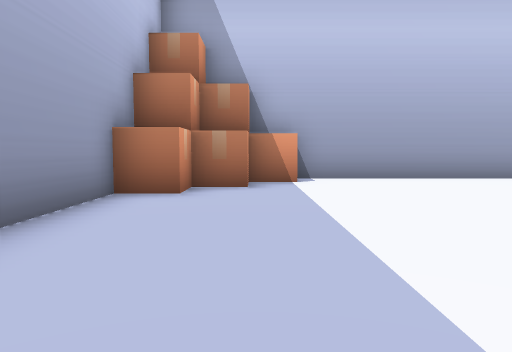
View 1 (above)

21 first-person views from a walk through a 3-D level made in the Unity game engine. The camera is 1.3 m above the floor, tilts 4° down and sees 70° across. Doors are open. The floor is counted in squares, 2 m on a side. Each view is taken from the middle of a square. On the plan, view 1 faces up. The plan holds only what a view shows up to about 11 squares ahead; the rest is blank. The place goes on beyond the plan. The player character is not drawn.

View 2
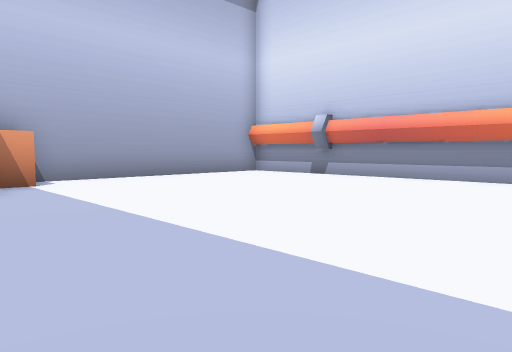

View 3
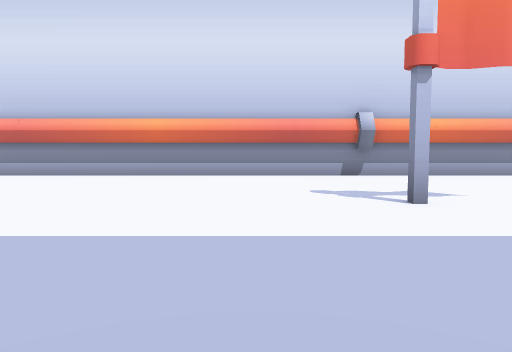

View 4
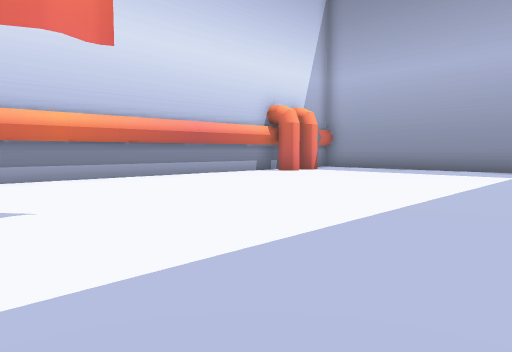

View 5
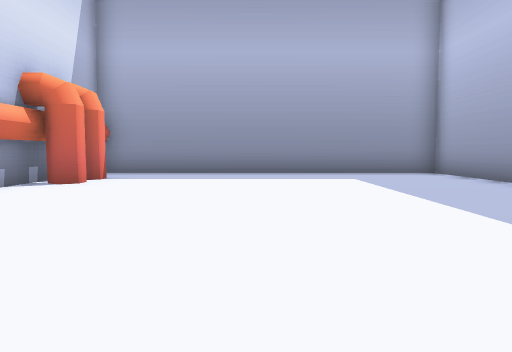

View 6
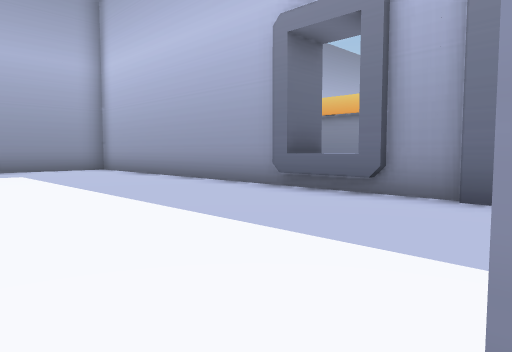

View 7
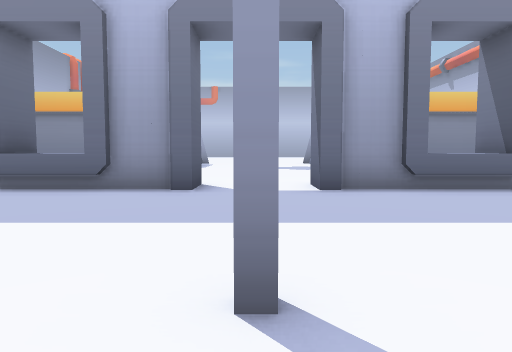

View 8
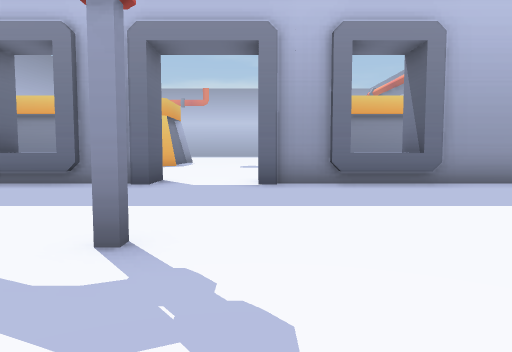

View 9
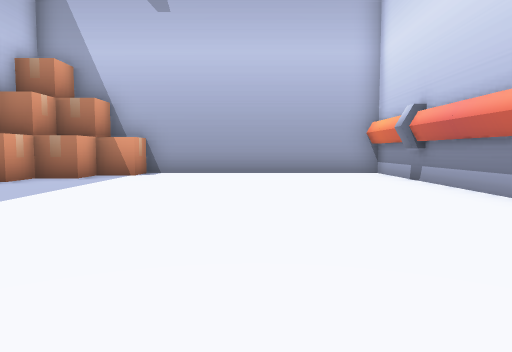

View 10
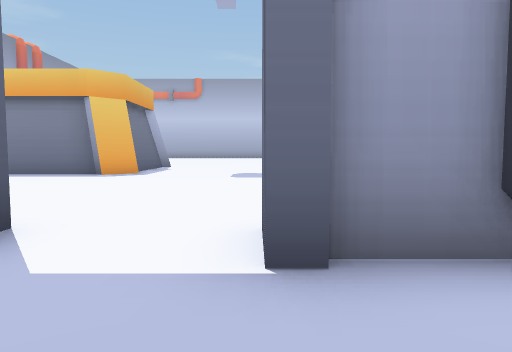

View 11
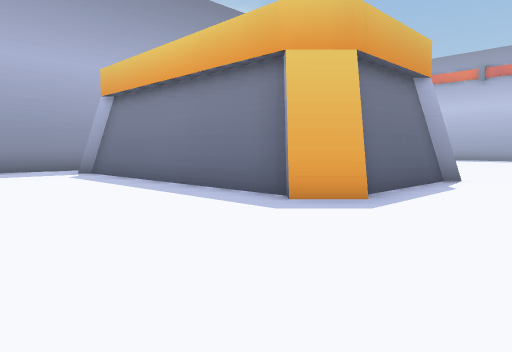

View 12
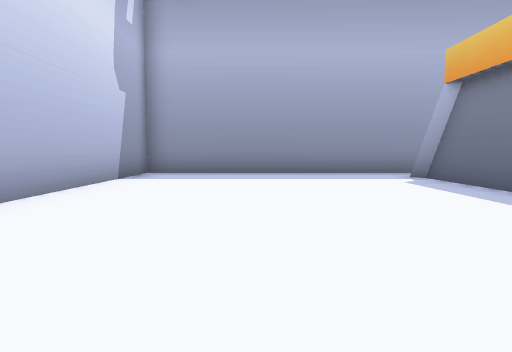

View 13
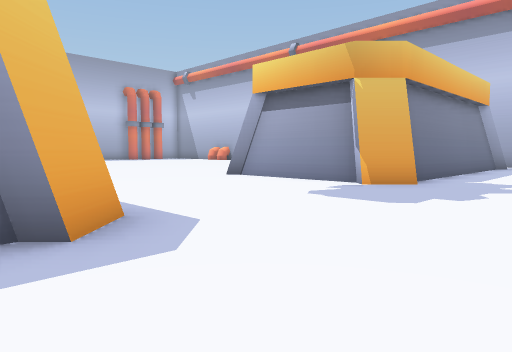

View 14
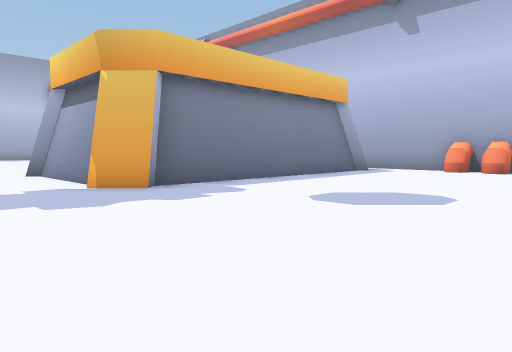

View 15
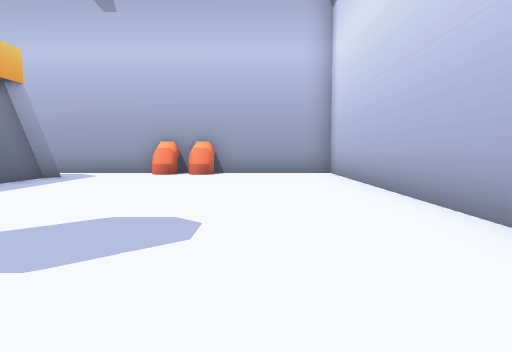

View 16
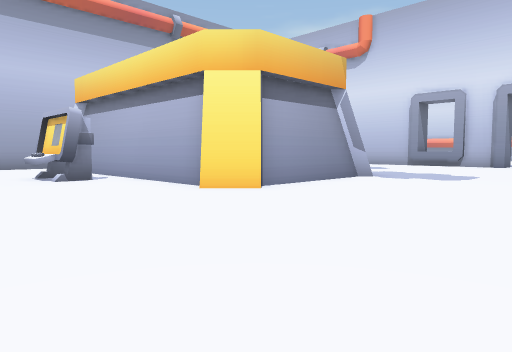

View 17
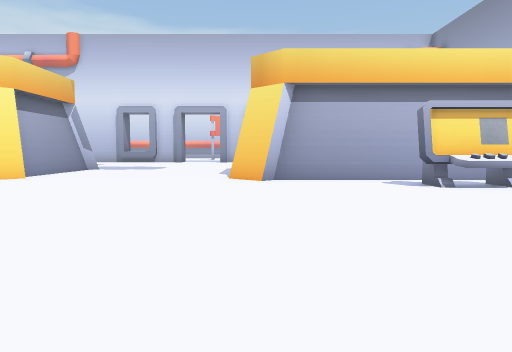

View 18
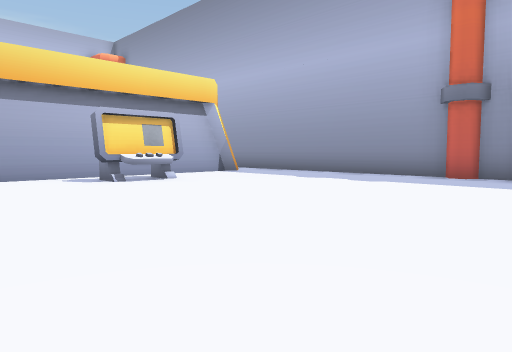

View 19
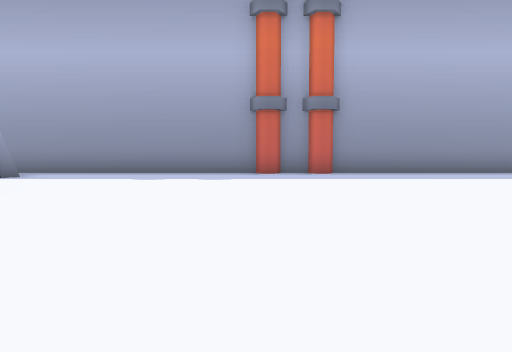

View 20
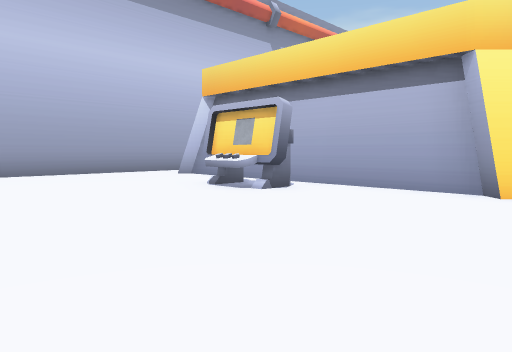

View 21
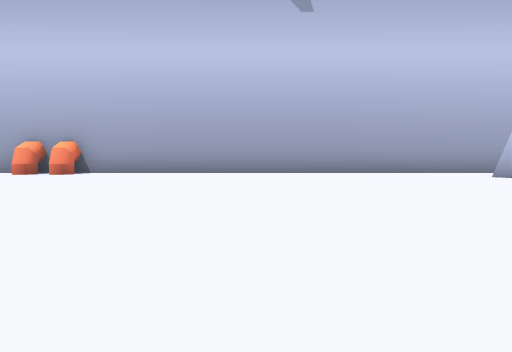

### Floor plan
Points are (right, up) in squares from view 1. A wall is a line through its corners. A room is listed if a view was taken in it or the views show most of it. See-through windows are left out.
Room 1 (views 1, 2, 3, 4, 5, 6, 7, 8, 9, 10)
walls: (-2, -5) (-2, -5.5); (-2, -2.5) (-2, -2.9); (-2.2, -5.4) (-2.2, -8.5); (-2, -6.4) (-2, -8.6); (-2, 0.6) (-2, -1.6); (-2.2, -8.6) (-2.2, -16.5) (7.4, -16.5); (7.5, -10.5) (7.5, -0.5); (7.5, 3.4) (7.5, 8.5); (-2.2, 5) (-2.2, -2.6); (7.5, -13.9) (7.5, -13.4); (6.5, 8.5) (0.8, 8.5)
ways out: opening at (-3, 7.5) to room 2; open door at (-2.5, -4) to room 2; opening at (7, 8)
objects: box (-2, 6); box (-2, 7); box (0, 8); flag (2, -4); pipe (6, -14); pipe (6, -13); pipe (7, -15); pipe (7, -14) to (7, -13); other object (8, 0); other object (8, 1) to (8, 3)
Room 2 (views 11, 12, 13, 14, 15, 16, 17, 18, 19, 20, 21)
walls: (-10.6, -6.4) (-9.8, -7.2) (-10.1, -7.5) (-10.1, -14.5) (-9.7, -14.9); (-14.9, -13.5) (-14.9, -7.5) (-15.2, -7.2) (-14.4, -6.5) (-14.2, -6.7) (-11, -6.7); (-15.3, -14.9) (-14.9, -14.5); (-9.8, 6.8) (-10.1, 6.5) (-10.1, -0.5) (-9.9, -0.8) (-10.6, -1.5) (-10.9, -1.3) (-14.1, -1.3) (-14.4, -1.5) (-15.1, -0.8) (-14.9, -0.5) (-14.9, 6.5) (-15.3, 6.9); (-13.8, 8.5) (-25.5, 8.5); (-10.8, -16.5) (-2.9, -16.5) (-2.9, -10.4); (-2.9, 1) (-2.9, 8.5) (-6.4, 8.5); (-8.4, 8.5) (-11, 8.5); (-27.5, -16.5) (-13.8, -16.5)
ways out: opening at (-3, 7.5) to room 1; open door at (-2.5, -4) to room 1
objects: pipe (-27, 8) to (-27, 9); pipe (-26, 8) to (-26, 9); pipe (-23, -16); pipe (-21, -16); computer (-17, -12) to (-16, -10); computer (-17, 2) to (-16, 4); pipe (-8, 8) to (-8, 9); pipe (-7, 8) to (-7, 9)

Positions as (right, up) in squares from view 1, and headings:
1: (0, 0), facing up
2: (-1, 0), facing up-right
3: (-2, -2), facing right
4: (-1, -4), facing down-right
5: (3, -6), facing down
6: (3, -4), facing down-left
7: (4, -4), facing left
8: (5, -3), facing left
9: (4, -2), facing up
10: (0, -3), facing left
11: (-6, -4), facing down-left
12: (-6, -6), facing down
13: (-7, -8), facing up-left
14: (-4, -4), facing up-left
15: (-5, -2), facing up
16: (-19, -6), facing up-right
17: (-23, -7), facing right
18: (-24, -7), facing down-right
19: (-21, -6), facing down
20: (-21, -2), facing up-right
21: (-21, -2), facing up
